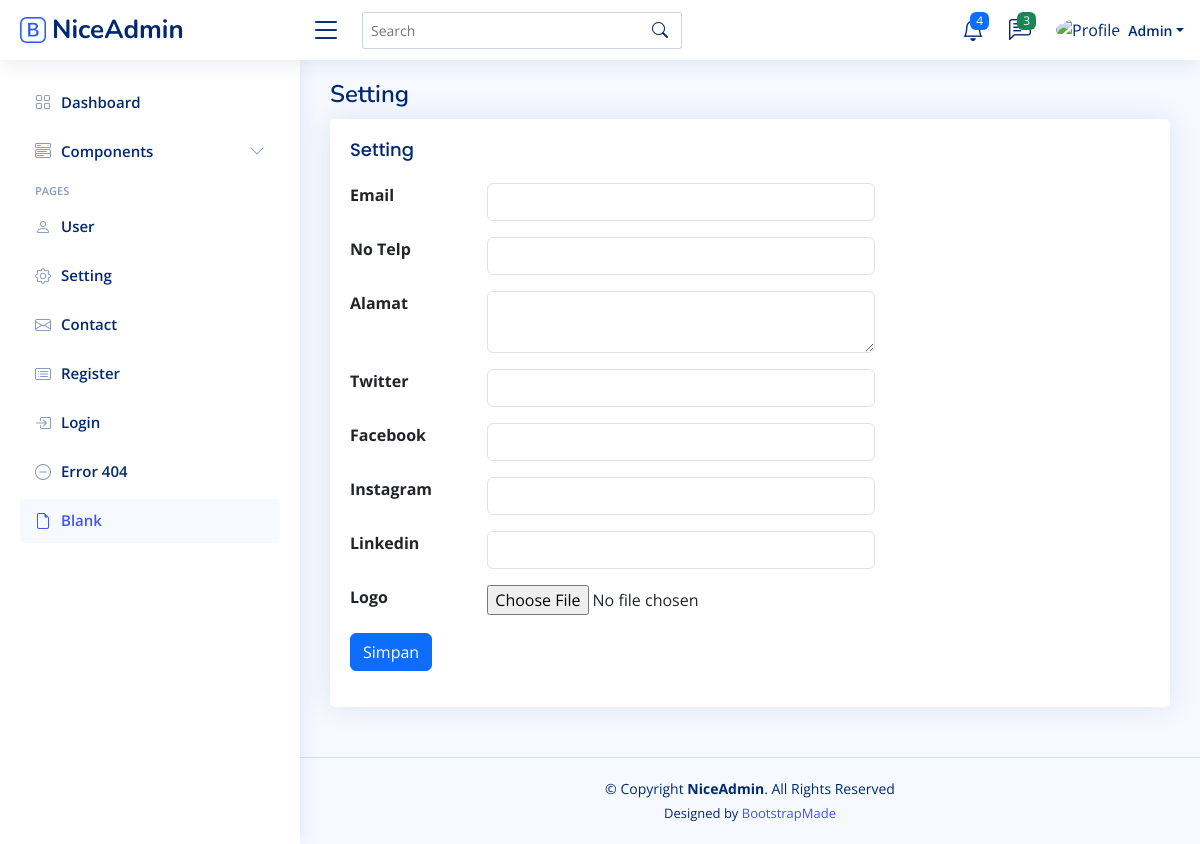
Before: /admin/home.php?page=setting (signed in) with the older database file.
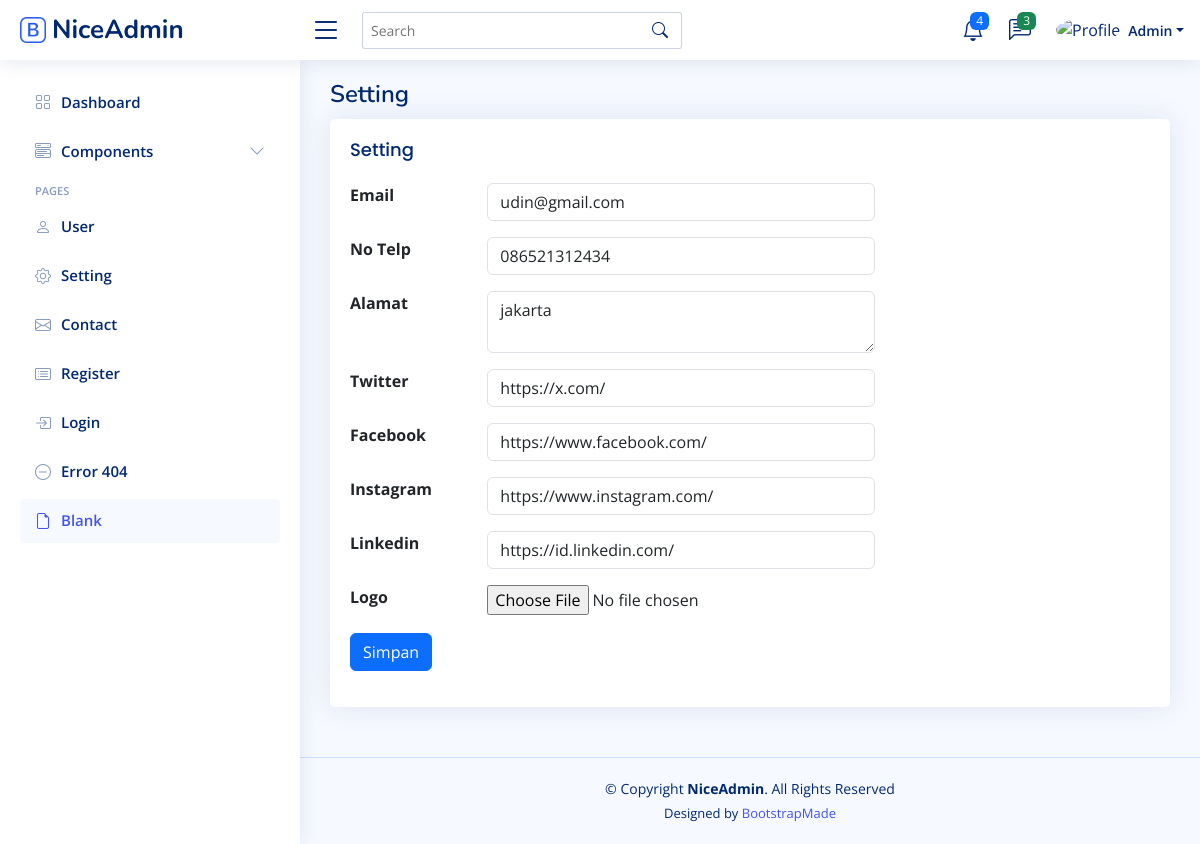
After: the same page with the newer database file.
### tables this page shows
CREATE TABLE `settings` (
  `id` int(11) NOT NULL,
  `email` varchar(50) NOT NULL,
  `phone` varchar(15) NOT NULL,
  `address` text NOT NULL,
  `logo` varchar(100) NOT NULL,
  `twitter` varchar(100) NOT NULL,
  `fb` varchar(100) NOT NULL,
  `ig` varchar(100) NOT NULL,
  `linkedin` varchar(100) NOT NULL,
  `created_at` timestamp NOT NULL DEFAULT current_timestamp(),
  `updated_at` timestamp NULL DEFAULT NULL ON UPDATE current_timestamp()
);

### admin/content/setting.php (the view, shortened to what this page needs)
<?php
$querySetting = mysqli_query($koneksi, "SELECT * FROM settings LIMIT 1");
$row = mysqli_fetch_assoc($querySetting);
?>
<div class="pagetitle">
  <h1>Setting</h1>
</div>
<section class="section">
  <div class="row">
    <div class="col-lg-12">
      <div class="card">
        <div class="card-body">
          <h5 class="card-title">Setting</h5>
          <form action="" method="post" enctype="multipart/form-data">
            <div class="mb-3 row">
              <div class="col-sm-2">
                <label for="" class="form-label fw-bold">Email</label>
              </div>
              <div class="col-sm-6">
                <input type="email" name="email" class="form-control"
                  value="<?php echo isset($row['email']) ? $row['email'] : '' ?>">
              </div>
            </div>
            <div class="mb-3 row">
              <div class="col-sm-2">
                <label for="" class="form-label fw-bold">No Telp</label>
              </div>
              <div class="col-sm-6">
                <input type="number" name="phone" class="form-control"
                  value="<?php echo isset($row['phone']) ? $row['phone'] : '' ?>">
              </div>
            </div>
            <div class="mb-3 row">
              <div class="col-sm-2">
                <label for="" class="form-label fw-bold">Alamat</label>
              </div>
              <div class="col-sm-6">
                <textarea name="address" id=""
                  class="form-control"><?php echo isset($row['address']) ? $row['address'] : '' ?></textarea>
              </div>
            </div>
            <div class="mb-3 row">
              <div class="col-sm-2">
                <label for="" class="form-label fw-bold">Twitter</label>
              </div>
              <div class="col-sm-6">
                <input type="url" name="twitter" id="" class="form-control"
                  value="<?php echo isset($row['twitter']) ? $row['twitter'] : '' ?>">
              </div>
            </div>
            <div class="mb-3 row">
              <div class="col-sm-2">
                <label for="" class="form-label fw-bold">Facebook</label>
              </div>
              <div class="col-sm-6">
                <input type="url" name="fb" id="" class="form-control"
                  value="<?php echo isset($row['fb']) ? $row['fb'] : '' ?>">
              </div>
            </div>
            <div class="mb-3 row">
              <div class="col-sm-2">
                <label for="" class="form-label fw-bold">Instagram</label>
              </div>
              <div class="col-sm-6">
                <input type="url" name="ig" id="" class="form-control"
                  value="<?php echo isset($row['ig']) ? $row['ig'] : '' ?>">
              </div>
            </div>
            <div class="mb-3 row">
              <div class="col-sm-2">
                <label for="" class="form-label fw-bold">Linkedin</label>
              </div>
              <div class="col-sm-6">
                <input type="url" name="linkedin" id="" class="form-control"
                  value="<?php echo isset($row['linkedin']) ? $row['linkedin'] : '' ?>">
              </div>
            </div>
            <div class="mb-3 row">
              <div class="col-sm-2">
                <label for="" class="form-label fw-bold">Logo</label>
              </div>
              <div class="col-sm-6">
                <input type="file" name="logo" id="">
              </div>
            </div>
            <div class="mb-3 row">
              <div class="col-sm-12">
                <button class="btn btn-primary" name="simpan">Simpan</button>
              </div>
            </div>
          </form>
        </div>
      </div>
    </div>
  </div>
</section>

Changed rows visible on the page:
added settings: email "udin@gmail.com", phone "086521312434", address "jakarta", twitter "https://x.com/", fb "https://www.facebook.com/", ig "https://www.instagram.com/", linkedin "https://id.linkedin.com/"
